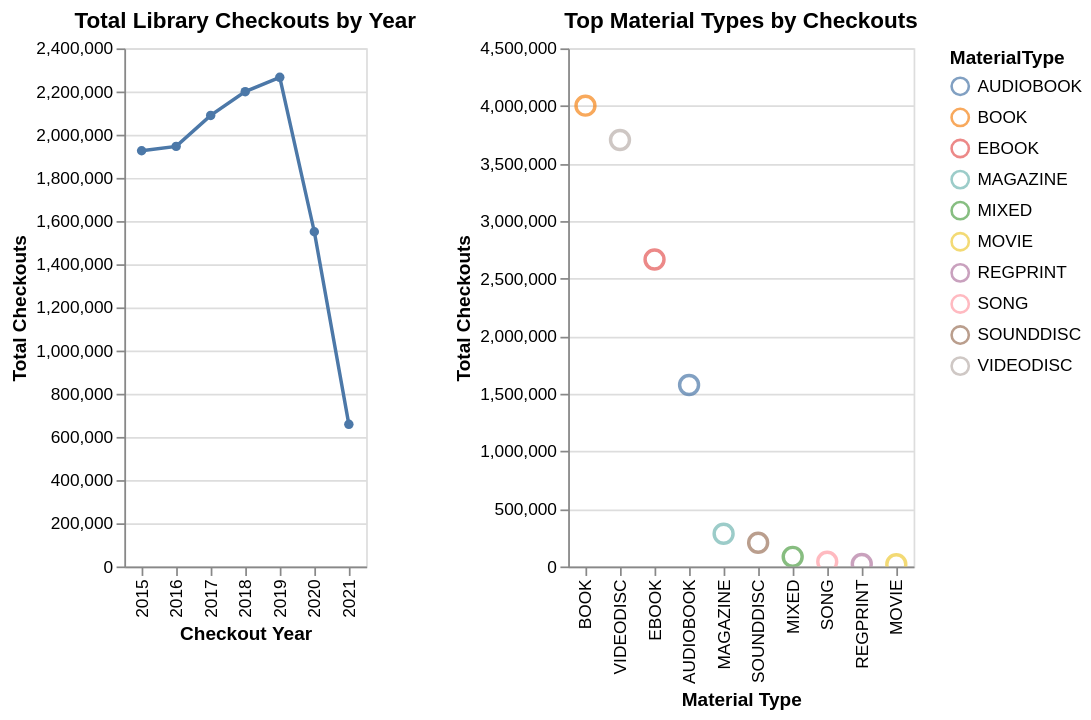

This figure's notebook cell:
### Markdown cell above
## Second visualization

For the second chart I grouped the data by `MaterialType` and summed total checkouts. I kept the top material types so the chart would be easier to read and compare.

### Code cell
combined_chart = line_chart | point_chart
combined_chart

### Figure 1 — Vega-Lite specification as saved in the notebook (floating-point values rounded to 4 significant figures)
{"config": {"view": {"continuousWidth": 300, "continuousHeight": 300}}, "hconcat": [{"data": {"name": "data-954638e066a848f3a22a2767f9c7bbe9"}, "mark": {"type": "line", "point": true}, "encoding": {"tooltip": [{"field": "CheckoutYear", "type": "quantitative"}, {"field": "Checkouts", "type": "quantitative"}], "x": {"field": "CheckoutYear", "title": "Checkout Year", "type": "ordinal"}, "y": {"field": "Checkouts", "title": "Total Checkouts", "type": "quantitative"}}, "name": "view_1", "title": "Total Library Checkouts by Year"}, {"data": {"name": "data-af468fe9a56400833249e071c53a29f1"}, "mark": {"type": "point", "size": 120}, "encoding": {"color": {"field": "MaterialType", "type": "nominal"}, "tooltip": [{"field": "MaterialType", "type": "nominal"}, {"field": "Checkouts", "type": "quantitative"}], "x": {"field": "MaterialType", "sort": "-y", "title": "Material Type", "type": "nominal"}, "y": {"field": "Checkouts", "title": "Total Checkouts", "type": "quantitative"}}, "name": "view_2", "title": "Top Material Types by Checkouts"}], "params": [{"name": "param_1", "select": {"type": "interval", "encodings": ["x", "y"]}, "bind": "scales", "views": ["view_1"]}, {"name": "param_2", "select": {"type": "interval", "encodings": ["x", "y"]}, "bind": "scales", "views": ["view_2"]}], "$schema": "https://vega.github.io/schema/vega-lite/v5.20.1.json", "datasets": {"data-954638e066a848f3a22a2767f9c7bbe9": [{"CheckoutYear": 2015, "Checkouts": 1925684}, {"CheckoutYear": 2016, "Checkouts": 1945922}, {"CheckoutYear": 2017, "Checkouts": 2089190}, {"CheckoutYear": 2018, "Checkouts": 2199462}, {"CheckoutYear": 2019, "Checkouts": 2265956}, {"CheckoutYear": 2020, "Checkouts": 1550545}, {"CheckoutYear": 2021, "Checkouts": 658327}], "data-af468fe9a56400833249e071c53a29f1": [{"MaterialType": "BOOK", "Checkouts": 4002237}, {"MaterialType": "VIDEODISC", "Checkouts": 3704156}, {"MaterialType": "EBOOK", "Checkouts": 2666013}, {"MaterialType": "AUDIOBOOK", "Checkouts": 1576126}, {"MaterialType": "MAGAZINE", "Checkouts": 284211}, {"MaterialType": "SOUNDDISC", "Checkouts": 206122}, {"MaterialType": "MIXED", "Checkouts": 83514}, {"MaterialType": "SONG", "Checkouts": 40714}, {"MaterialType": "REGPRINT", "Checkouts": 21277}, {"MaterialType": "MOVIE", "Checkouts": 19513}]}}
